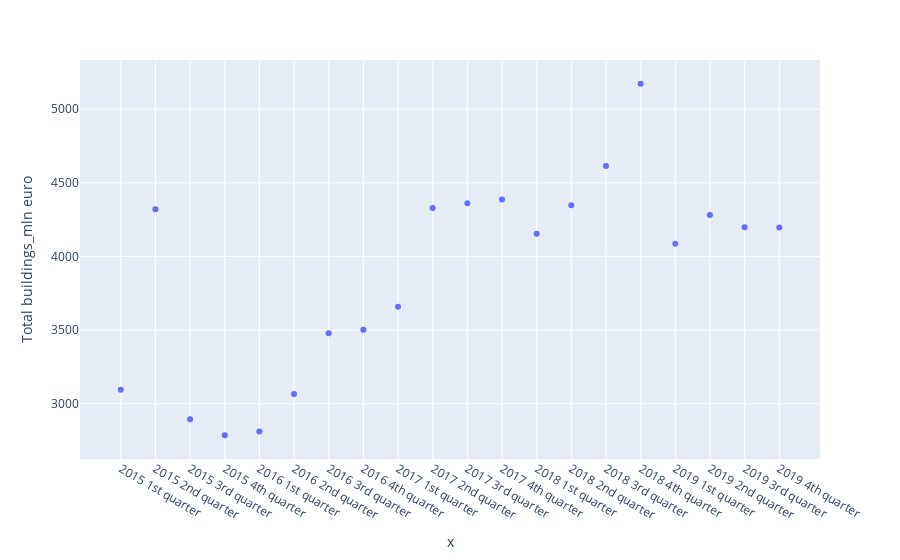

This figure's notebook cell:
### Markdown cell above
## Total costs of all buildings in NL from 2015 - 2019

### Code cell
bldg_start = pd.read_excel('../data/costs/costs_buildings started.xlsx')
bldg_start.set_index("Periods", inplace = True) 

import plotly.express as px
fig = px.scatter(bldg_start, x=bldg_start.index, y=bldg_start['Total buildings_mln euro'])
fig.show()

### Figure 1 — Plotly figure (JSON) as saved in the notebook; plotly's stock layout.template omitted (floating-point values rounded to 4 significant figures)
{"data": [{"hoverlabel": {"namelength": 0}, "hovertemplate": "x=%{x}<br>Total buildings_mln euro=%{y}", "legendgroup": "", "marker": {"color": "#636efa", "symbol": "circle"}, "mode": "markers", "name": "", "showlegend": false, "type": "scatter", "x": ["2015 1st quarter", "2015 2nd quarter", "2015 3rd quarter", "2015 4th quarter", "2016 1st quarter", "2016 2nd quarter", "2016 3rd quarter", "2016 4th quarter", "2017 1st quarter", "2017 2nd quarter", "2017 3rd quarter", "2017 4th quarter", "2018 1st quarter", "2018 2nd quarter", "2018 3rd quarter", "2018 4th quarter", "2019 1st quarter", "2019 2nd quarter", "2019 3rd quarter", "2019 4th quarter"], "xaxis": "x", "y": [3095, 4321, 2895, 2786, 2811, 3066, 3479, 3502, 3659, 4329, 4361, 4386, 4155, 4348, 4614, 5173, 4086, 4282, 4198, 4197], "yaxis": "y"}], "layout": {"legend": {"tracegroupgap": 0}, "margin": {"t": 60}, "xaxis": {"anchor": "y", "domain": [0, 1], "title": {"text": "x"}}, "yaxis": {"anchor": "x", "domain": [0, 1], "title": {"text": "Total buildings_mln euro"}}}}
